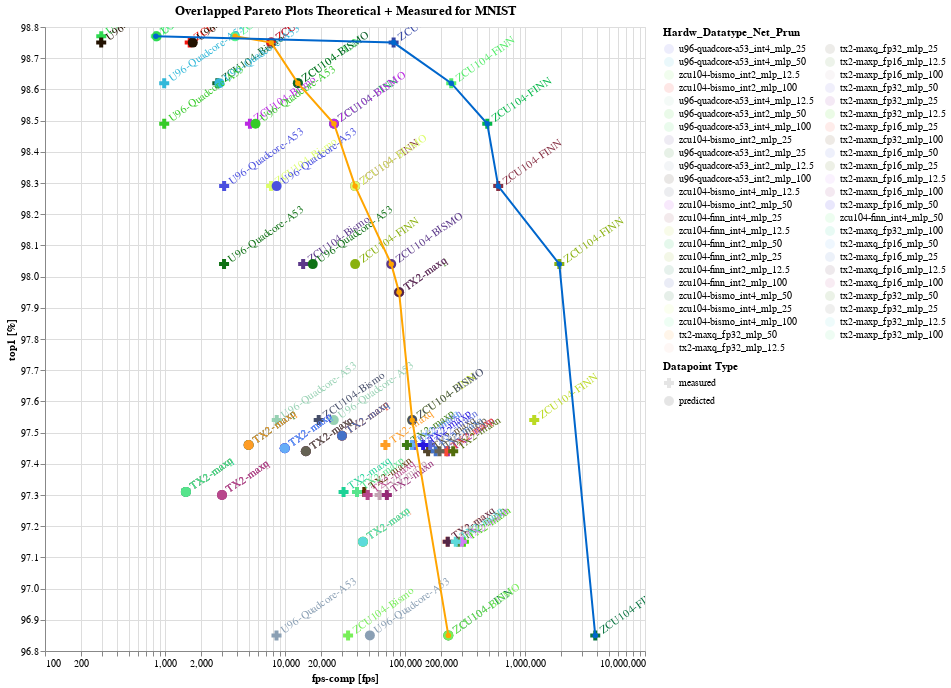

Source (notebook cell):
### Markdown cell above
In order to easily understand how accurate predictions were, an overlapping between the Theoretical Pareto Plot and Measured Pareto Plot was made. In the plot below we have both theoretical (orange) and measured (blue) pareto lines. All measured datapoints are represented as crosses and all theoretical datapoints are represented as circles. Some theoretical datapoints don't have a measured matched datapoint and the same goes for the measured datapoints. The theoretical pareto curve is surprisingly on the left of the measured one as it predicted lower performance than was measured. The reason behind is that after quantization the MLP model actually fit in the on-chip memory, contrary to the model assumptions. As a result, the arithmetic intensity was much higher, memory bottleneck was avoided, and consequently the performance was well beyond the predictions of the theoretical model.

### Code cell
#hide_input
%run scripts/overlapped_pareto.py
get_overlapped_pareto(machine_learning_task='mnist',
                      title = 'Overlapped Pareto Plots Theoretical + Measured for MNIST')
